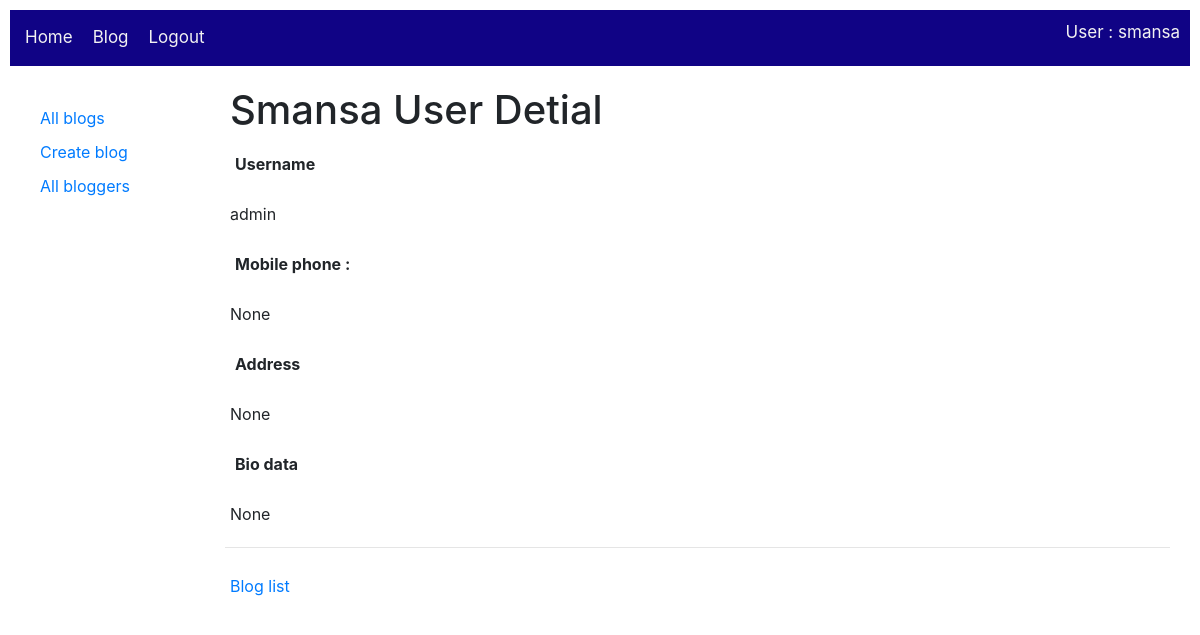
The app's page /accounts/blogger/1 (signed in), older data.
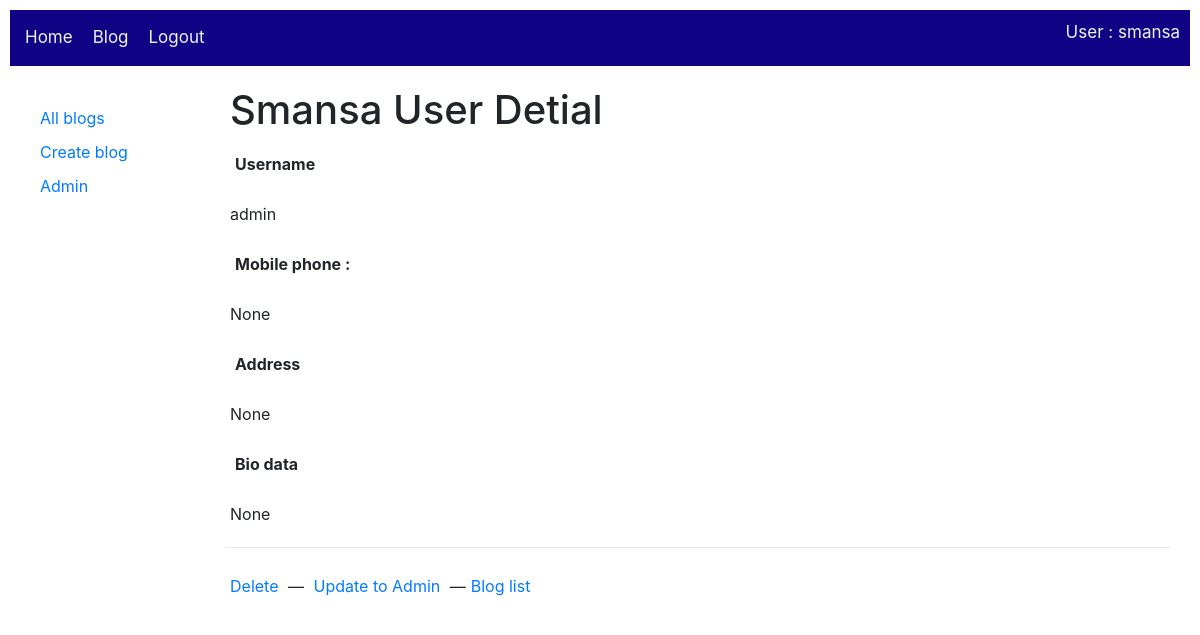
The same page, newer data.
### accounts/views.py (the view)
# urls.py: path('blogger/<int:pk>', views.BloggerDetailView.as_view(), name='blogger-detail'),
class BloggerDetailView(generic.DetailView):
    model = SmansaUser

### accounts/templates/accounts/smansauser_detail.html (shortened to what this page needs)
{% extends "base_blog.html" %}
{% block content %}
    {% include 'includes/smansaUserDetail.html' %}
{% endblock %}

### accounts/templates/includes/smansaUserDetail.html (shortened to what this page needs)
<h1>Smansa User Detial</h1>
<p><strong>Username</strong></p>
<p>{{ smansauser.username }}</p>
<p><strong>Mobile phone : </strong></p>
<p>{{ smansauser.mobile_number }}</p>
<p><strong>Address</strong></p>
<p>{{ smansauser.address }}</p>
<p><strong>Bio data</strong></p>
<p>{{ smansauser.bio }}</p>
<hr>
{% if user.is_superuser %}
  <a href="{% url 'accounts:blogger-delete' smansauser.pk %}"> Delete </a>
  —<a href="{% url 'accounts:blogger-verify' smansauser.pk %}"> Update to Admin </a>
  {% if smansauser.verified_by == 0 %}
    —<a href="{% url 'accounts:blogger-verify' smansauser.pk %}"> Verify </a>
  {% else %}
    —<a href="{% url 'blog:blogs-by-author' smansauser.pk %}">Blog list</a>
  {% endif %}
{% else %}
  {% if smansauser.verified_by == 0 %}
    Need verification
  {% else %}
    <a href="{% url 'blog:blogs-by-author' smansauser.pk %}">Blog list</a>
  {% endif %}
{% endif %}

Row changes from the older to the newer data that the page shows:
changed SmansaUser "smansa": is_superuser False → True (drawn)
Text that changed along with them:
text no longer shown: "All bloggers"
text now shown: "Admin Delete — Update to Admin —"
